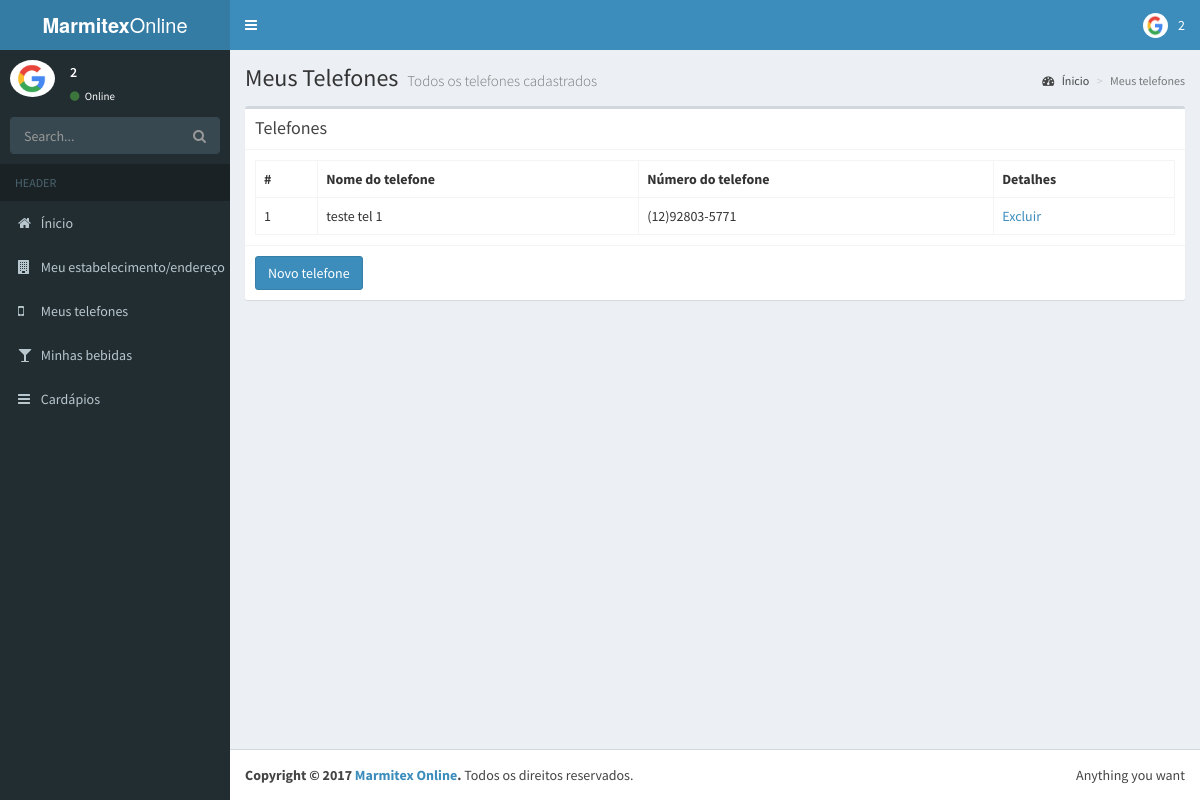
The app's page /sys/phones.php (signed in) with its own data.
### tables this page shows
CREATE TABLE `user_f` (
  `id` int(11) NOT NULL,
  `id_user` int(11) NOT NULL,
  `user_cpf` varchar(100) NOT NULL,
  `user_name` varchar(100) NOT NULL,
  `logo_address` varchar(100) NOT NULL,
  `start_hour` varchar(45) NOT NULL,
  `finish_hour` varchar(45) NOT NULL,
  `make_delivery` tinyint(1) NOT NULL,
  `cep` varchar(45) NOT NULL,
  `city` varchar(100) NOT NULL,
  `uf` varchar(10) NOT NULL,
  `street` varchar(100) NOT NULL,
  `number` int(11) NOT NULL,
  `nboor` varchar(100) NOT NULL,
  `complement` varchar(100) NOT NULL
);

CREATE TABLE `phones` (
  `id` int(11) NOT NULL,
  `id_user` int(11) NOT NULL,
  `nome_telefone` varchar(100) NOT NULL,
  `tel_number` varchar(100) NOT NULL
);

### sys/phones.php (the view, shortened to what this page needs)
<!DOCTYPE html>
<html>
<head>
  <link rel="stylesheet" href="../components_sys/bootstrap/css/bootstrap.min.css">
  <link rel="stylesheet" href="https://cdnjs.cloudflare.com/ajax/libs/font-awesome/4.5.0/css/font-awesome.min.css">
  <link rel="stylesheet" href="https://cdnjs.cloudflare.com/ajax/libs/ionicons/2.0.1/css/ionicons.min.css">
  <link rel="stylesheet" href="../components_sys/dist/css/AdminLTE.min.css">
  <link rel="stylesheet" href="../components_sys/dist/css/skins/skin-blue.min.css">
</head>
<body class="hold-transition skin-blue sidebar-mini">
  <?php require("layout/layout.php"); ?>
<div class="wrapper">
  <?php
  topmenu();
  aside();
  ?>
  <div class="content-wrapper">
    <section class="content-header">
      <h1>
        Meus Telefones
        <small>Todos os telefones cadastrados</small>
      </h1>
      <ol class="breadcrumb">
        <li><a href="../sys/"><i class="fa fa-dashboard"></i> Ínicio</a></li>
        <li class="active">Meus telefones</li>
      </ol>
    </section>
    <section class="content">
      <div class="box">
              <div class="box-header with-border">
                <h3 class="box-title">Telefones</h3>
              </div>
              <div class="box-body">
                <?php
                require("../connection/bd_connection.php");
                $SQL = "SELECT * FROM phones WHERE id_user = '".$_SESSION['id_user']."'";
                $result = mysqli_query($con, $SQL) or die(mysqli_error($con));
                if(mysqli_num_rows($result) > 0){
                  ?>
                  <table class="table table-bordered">
                      <tbody><tr>
                        <th>#</th>
                        <th>Nome do telefone</th>
                        <th>Número do telefone</th>
                        <th>Detalhes</th>
                      </tr>
                      <?php
                      while($row = mysqli_fetch_assoc($result)){
                        echo "
                            <tr>
                              <td>".$row['id']."</td>
                              <td>".$row['nome_telefone']."</td>
                              <td>".$row['tel_number']."</td>
                              <td>
                              <a href='#' class='edit_link' id='".$row['id']."'> Excluir </a>
                              </td>
                            </tr>";
                      }
                       ?>
                    </tbody></table>
                  <?php
                }else{
                  echo "<h4> Você não possui telefones cadastrados. </h4>";
                }
                ?>
              </div>
              <div class="box-footer">
                <button type='button' class='btn btn-primary' data-toggle='modal' data-target='#modalCadastro'> Novo telefone </button>
              </div>
            </div>
    </section>
  </div>
  <?php
  rodape();
   ?>
</div>
</body>
</html>

### sys/layout/layout.php (shortened to what this page needs)
<?php
function getImage(){
  require("../connection/bd_connection.php");
  if($_SESSION['user_type'] == 2){
    $profile_icon_null = "images/profile_icon_null.png";
    $SQL = "SELECT logo_address FROM user_f WHERE id_user = '".$_SESSION['id_user']."'";
    $result = mysqli_query($con, $SQL) or die(mysqli_error($con));
    $row = mysqli_fetch_assoc($result);
    if($row['logo_address'] != ""){
      return $row['logo_address'];
    }else{
      return $profile_icon_null;
    }
  }
}
function topmenu(){
  ?>
  <header class="main-header">
    <a href="../sys/" class="logo">
      <span class="logo-lg"><b>Marmitex</b>Online</span>
    </a>
    <nav class="navbar navbar-static-top" role="navigation">
      <a href="#" class="sidebar-toggle" data-toggle="offcanvas" role="button">
      </a>
      <div class="navbar-custom-menu">
        <ul class="nav navbar-nav">
          <li class="dropdown user user-menu">
            <a href="#" class="dropdown-toggle" data-toggle="dropdown">
              <img src="<?php echo getImage() ?>" class="user-image" alt="User Image">
              <span class="hidden-xs"><?php echo $_SESSION['name']; ?></span>
            </a>
          </li>
        </ul>
      </div>
    </nav>
  </header>
  <?php
}
  function aside(){
    ?>
    <aside class="main-sidebar">
      <section class="sidebar">
        <div class="user-panel">
          <div class="pull-left image">
            <img src="<?php echo getImage() ?>" class="img-circle" alt="User Image">
          </div>
          <div class="pull-left info">
            <p><?php echo $_SESSION['name']; ?></p>
            <a href="#"><i class="fa fa-circle text-success"></i> Online</a>
          </div>
        </div>
        <form action="#" method="get" class="sidebar-form">
          <div class="input-group">
            <input type="text" name="q" class="form-control" placeholder="Search...">
                <span class="input-group-btn">
                  <button type="submit" name="search" id="search-btn" class="btn btn-flat"><i class="fa fa-search"></i>
                  </button>
                </span>
          </div>
        </form>
        <ul class="sidebar-menu">
          <li class="header">HEADER</li>
          <li><a href="../sys/"><i class="fa fa-home"></i> <span>Ínicio</span></a></li>
          <li><a href="company.php"><i class="fa fa-building"></i> <span>Meu estabelecimento/endereço</span></a></li>
          <li><a href="phones.php"><i class="fa fa-mobile-phone"></i> <span>Meus telefones</span></a></li>
          <li><a href="drinks.php"><i class="fa fa-glass"></i> <span>Minhas bebidas</span></a></li>
          <li><a href="menus.php"><i class="fa fa-bars"></i> <span>Cardápios</span></a></li>
        </ul>
      </section>
    </aside>
    <?php
  }
  function rodape(){
  ?>
    <footer class="main-footer">
      <div class="pull-right hidden-xs">
        Anything you want
      </div>
      <strong>Copyright &copy; 2017 <a href="#">Marmitex Online</a>.</strong> Todos os direitos reservados.
    </footer>
    <?php
  }
 ?>

### records on screen
user_f: logo_address (picture)
phones: id "1", nome_telefone "teste tel 1", tel_number "(12)92803-5771"

### other values on screen
$_SESSION['name'] "2"
